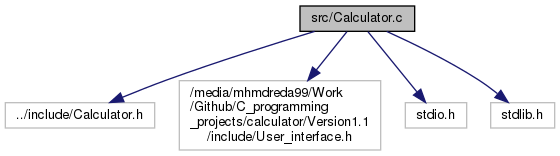
#> input picture calculator/Version1.1/Documentation/html/Calculator_8c__incl.png, 560 x 156 px, given in place of the camera
$ python shapeDetection.py   (older library calls are emulated)
#> lines starting #> are read from the running program, lines starting #| are printed output that depends on the picture; after the words box and inside, x2 and y2 are one past the last pixel; in counts of white or black regions, pixels touching at a corner belong together
import cv2
import numpy as np

cap = cv2.VideoCapture(0)

#define the compression code and saving the video output
fourcc = cv2.VideoWriter_fourcc(*'XVID')
out = cv2.VideoWriter('Reda.mp4', fourcc, 20.0, (300, 240))

if (cap.isOpened() == False):
    print('error opening video stream or file')

while(cap.isOpened()):

    ret, frame = cap.read()
#> frame is the input picture: shape (156, 560, 3); mean B, G, R 241.9, 241, 241
    if ret == True:
        #Display resulting frame
        ret,frame=cap.read()
        gray = cv2.cvtColor(frame,cv2.COLOR_BGR2GRAY)
        ret,thresh = cv2.threshold(gray,140,255,0)
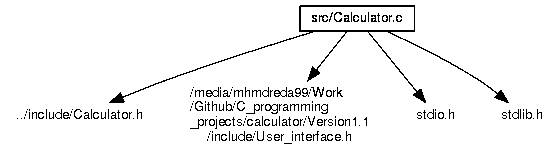
#> thresh: shape (156, 560); 95.4% white; black in thin lines or dots, all inside (x1, y1, x2, y2) = (17, 5, 542, 144)
        image,contours,hie = cv2.findContours(thresh,cv2.RETR_TREE,cv2.CHAIN_APPROX_SIMPLE)
#> contours = 365 contours, 268 with area under 20; largest, box (x1, y1, x2, y2) and area: (0, 0, 560, 156) 86645, (108, 4, 416, 104) 3864, (301, 7, 414, 30) 2464, (402, 38, 465, 72) 153, (306, 63, 322, 83) 122; hie = 365 rows, first 6: [-1, -1, 1, -1], [2, -1, -1, 0], [3, 1, -1, 0], [4, 2, -1, 0], [5, 3, -1, 0], [6, 4, -1, 0]
        frame = cv2.drawContours(frame, contours, 3, (0,255,0), 3)
#> frame: shape (156, 560, 3); 0.04% of pixels changed, all inside (x1, y1, x2, y2) = (265, 137, 274, 144)
        font = cv2.FONT_HERSHEY_COMPLEX

        for cnt in contours:
            approx = cv2.approxPolyDP(cnt, 0.1*cv2.arcLength(cnt, True), True)
            cv2.drawContours(frame, [approx], 0, (0), 5)
            x = approx.ravel()[0]
            y = approx.ravel()[1]

            if len(approx) == 3:
                cv2.putText(frame, "Triangle", (x, y), font, 1, (0))
            elif len(approx) == 4:
                cv2.putText(frame, "Rectangle", (x, y), font, 1, (0))
            elif len(approx) == 5:
                cv2.putText(frame, "Pentagon", (x, y), font, 1, (0))
            elif 6 < len(approx) < 15:
                cv2.putText(frame, "Ellipse", (x, y), font, 1, (0))
            else:
                cv2.putText(frame, "Circle", (x, y), font, 1, (0))

            cv2.imshow("Frame", frame)
#> this loop made 365 passes
#> (approx, x, y) on passes 1 to 3: ([[0, 0], [0, 155], [559, 155], [559, 0]], 0, 0), ([[283, 143], [292, 143]], 283, 143), ([[341, 140], [342, 139], [343, 140], [342, 141]], 341, 140)
#> pass 1, `cv2.imshow("Frame", frame)`:
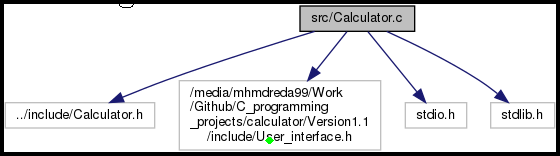
#> window 'Frame': shape (156, 560, 3); mean B, G, R 225.3, 224.4, 224.3
#> pass 2, `cv2.imshow("Frame", frame)`:
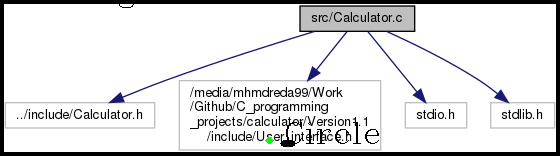
#> window 'Frame': shape (156, 560, 3); mean B, G, R 224.2, 223.3, 223.2
#> after the loop:
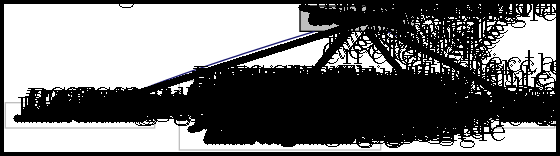
#> frame: shape (156, 560, 3); mean B, G, R 116.3, 116, 116
        #Press Q on keyboard to exit
        if cv2.waitKey(25) & 0xFF == ord('q'):
#> (key q is pressed here)
            break
    else:
        break
cap.release()
out.release()
cv2.destroyAllWindows()

$ run again, on calculator/Version1.1/Documentation/html/User__interface_8c__incl.png
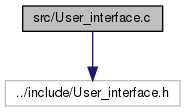
#> input picture calculator/Version1.1/Documentation/html/User__interface_8c__incl.png, 185 x 112 px, given in place of the camera
#> frame is the input picture: shape (112, 185, 3); mean B, G, R 229.1, 228.6, 228.6
#> `ret,thresh = cv2.threshold(gray,140,255,0)`:
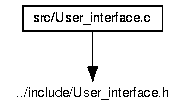
#> thresh: shape (112, 185); 92.7% white; black in thin lines or dots, all inside (x1, y1, x2, y2) = (17, 5, 168, 100)
#> contours = 82 contours, 53 with area under 20; largest, box (x1, y1, x2, y2) and area: (0, 0, 185, 112) 20424, (21, 4, 164, 83) 4154, (24, 7, 162, 30) 3014, (40, 14, 51, 23) 56, (62, 89, 71, 98) 48; hie = 82 rows, first 6: [-1, -1, 1, -1], [2, -1, -1, 0], [3, 1, -1, 0], [4, 2, -1, 0], [5, 3, -1, 0], [6, 4, -1, 0]
#> the loop `for cnt in contours:` made 82 passes
#> (approx, x, y) on passes 1 to 8: ([[0, 0], [0, 111], [184, 111], [184, 0]], 0, 0), ([[100, 99], [109, 99]], 100, 99), ([[158, 96], [159, 95], [160, 96], [159, 97]], 158, 96), ([[84, 96], [85, 95], [88, 96], [87, 97]], 84, 96), ([[56, 96], [57, 95], [60, 96], [59, 97]], 56, 96), ([[20, 96], [21, 95], [22, 96], [21, 97]], 20, 96), ([[16, 96], [17, 95], [18, 96], [17, 97]], 16, 96), ([[83, 95], [84, 94], [85, 95], [84, 96]], 83, 95)
#> after the loop `for cnt in contours:`:
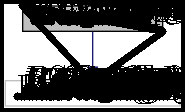
#> frame: shape (112, 185, 3); mean B, G, R 104.5, 104.3, 104.3
